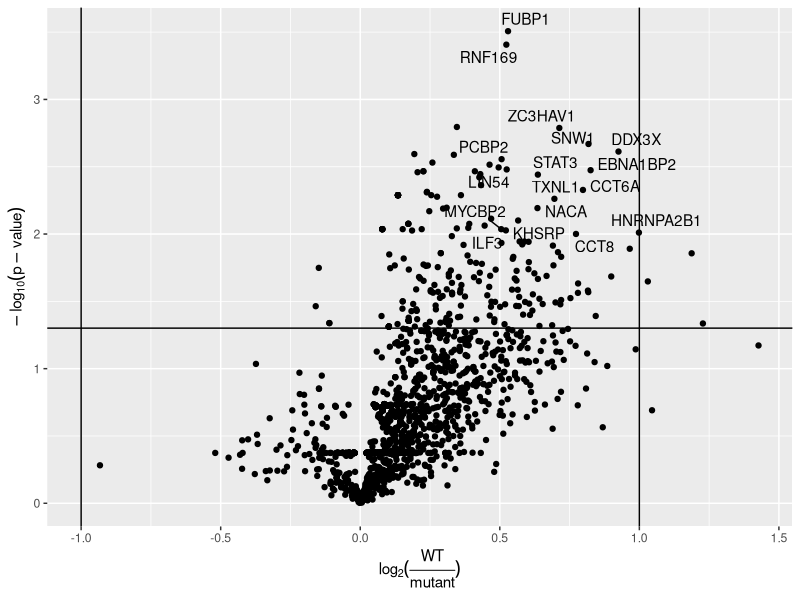

This figure's R source:
## ---- chunk 1
library("tidyverse")
library("ggrepel")
## ---- chunk 2
res <- suppressMessages(read_csv("data/BioID3.csv")) %>%
    rowwise() %>%
    mutate(pval = t.test(c(WT_1, WT_2, WT_3),
                         c(MUT_1, MUT_2, MUT_3))$p.value) %>%
    rowwise() %>%
    mutate(mean_wt = mean(c(WT_1, WT_2, WT_3)),
           mean_mut = mean(c(MUT_1, MUT_2, MUT_3))) %>%    
    mutate(logFC = log((mean_wt + 1) / (mean_mut + 1)))

ggplot(data = res,
       aes(x = logFC, y = -log10(pval),
           label = gene_symbol)) +
    geom_point() +
    xlab(expression(log[2](frac(WT, mutant)))) +
    ylab(expression(-log[10](p-value))) +    
    geom_hline(yintercept = -log10(0.05)) + 
    geom_vline(xintercept = c(-1, 1)) +
    geom_text_repel(data = subset(res, pval < 0.01 & logFC > 0.5))
